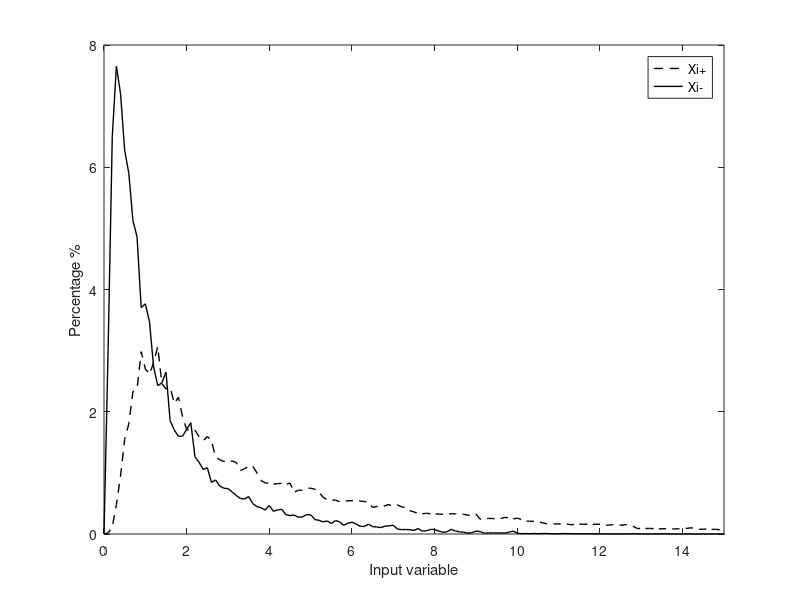

Write MATLAB code to recreate this figure.
 %load y_cluster stepYgr distributeYgr stepYsm distributeYsm

 if exist('yClusterRott.mat', 'file')~=2
    % load y_cluster for Rotterdam
    %Ygr
    step = 0.1; %the step is fixed as the same as Gent data
    fnsGr = {'srcCateg1_Ygr.txt', 'srcCateg2_Ygr.txt', 'srcCateg3_Ygr.txt', 'srcCateg4_Ygr.txt'};
    fnsSm = {'srcCateg1_Ysm.txt', 'srcCateg2_Ysm.txt', 'srcCateg3_Ysm.txt', 'srcCateg4_Ysm.txt'};

    for g=1:2
        if g==1
            fns = fnsGr;
        else
            fns = fnsSm;
        end
        for f=1:length(fns)
            disp(['processing ' fns{f}]);
            Y = load(fns{f});
            Y = sort(Y);
            distributeY = zeros(length(0:step:Y(end)), length(fns));
            cnt = 1;
            for n=0:step:Y(end)
                distributeY(cnt, f) = length(find(Y<=n & Y>n-step));
                cnt = cnt+1;
            end
        end
        distributeY = sum(distributeY, 2);
        stepY = (0:length(distributeY)-1)*step;
        if g==1
            distributeYgr = distributeY;
            stepYgr = stepY;
        else
            distributeYsm = distributeY;
            stepYsm = stepY;
        end
    end
    save yClusterRott stepYgr distributeYgr stepYsm distributeYsm
 else
     rott = load ('yClusterRott.mat', 'stepYgr', 'distributeYgr', 'stepYsm', 'distributeYsm');
     gent = load ('yClusterGent.mat', 'stepYgr', 'distributeYgr', 'stepYsm', 'distributeYsm');
     
     % check the step
     stepGent = gent.stepYgr(2) - gent.stepYgr(1)
     stepRott = rott.stepYgr(2) - rott.stepYgr(1)
     if stepGent~=stepRott
         disp ('\n\n\t\tThe step is NOT the same!!!')
     else
         dYgr = zeros(max(length(rott.distributeYgr), length(gent.distributeYgr)), 2);
         dYgr(1:length(rott.distributeYgr), 1) = rott.distributeYgr;
         dYgr(1:length(gent.distributeYgr), 2) = gent.distributeYgr;
         dtYgr = sum(dYgr, 2);
         
         dYsm = zeros(max(length(rott.distributeYsm), length(gent.distributeYsm)), 2);
         dYsm(1:length(rott.distributeYsm), 1) = rott.distributeYsm;
         dYsm(1:length(gent.distributeYsm), 2) = gent.distributeYsm;
         dtYsm = sum(dYsm, 2);
         
         % plot out
         intvYgr = (0:length(dtYgr)-1)*stepGent;
         intvYsm = (0:length(dtYsm)-1)*stepGent;
         plot(intvYgr, 100*dtYgr/sum(dtYgr), 'k--', 'linewidth', 1);hold on
         plot(intvYsm, 100*dtYsm/sum(dtYsm), 'k-', 'linewidth', 1);
         legend('Xi+', 'Xi-')
         xlim([0 15]);ylim([0 8])
         xlabel('Input variable');ylabel('Percentage %')
     end          
 end


